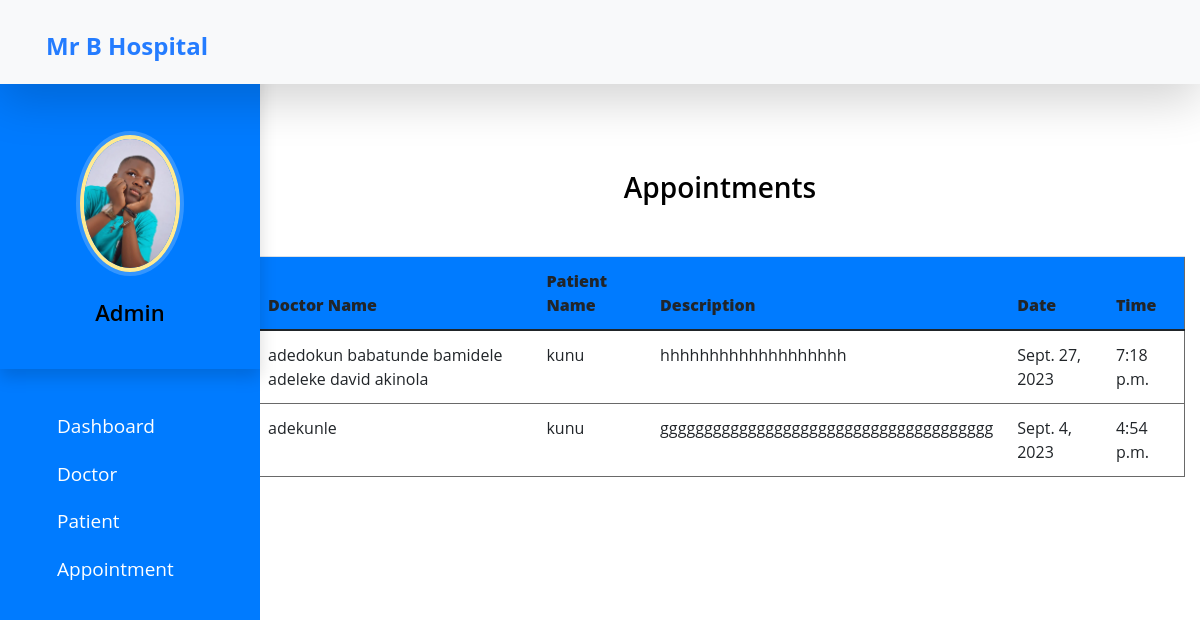
The app's page /adminav/ with its own data.
### HospitalManagement/models.py (models this page shows, shortened)
class Appointment(models.Model):
    doctor = models.ForeignKey(Doctor,on_delete=models.CASCADE)
    patient = models.ForeignKey(Patient,on_delete=models.CASCADE)
    appointmentdate=models.DateField()
    appointmenttime=models.TimeField()
    description=models.TextField(max_length=100)
    status=models.BooleanField(default=False)

class Doctor(models.Model):
    name = models.CharField(max_length=50)
    mobile= models.IntegerField()
    address=models.CharField(max_length=200)
    specialization = models.CharField(max_length=50,choices=specialization,default='Cardiologist')
    status=models.BooleanField(default=False)
    def __str__(self):
        return self.name

class Patient(models.Model):
    name = models.CharField(max_length=50)
    image= models.ImageField('profile' ,upload_to='images/',null=True,blank=True)
    gender= models.CharField(max_length=10)
    mobile= models.IntegerField(null=True,blank=True)
    address=models.CharField(max_length=200)
    symptoms=models.CharField(max_length=100 ,null=True,blank=True)
    status=models.BooleanField(default=False)
    def __str__(self):
        return self.name

### HospitalManagement/views.py (the view)
# urls.py: path('adminav/', admin_view_appointment , name="admin_view_appointment"),
def admin_view_appointment(request):
    appointments=Appointment.objects.all().order_by('-id')
    context={
    'appointments': appointments,
    }
    return render(request,"HospitalManagement/admin_view_appointment.html",context)

### HospitalManagement/templates/HospitalManagement/admin_view_appointment.html (shortened to what this page needs)
{% extends 'admin_base.html' %}
{% load static %}
{% block main %}
<head>
</head>
<div class="container">
  <div class="panel panel-primary">
    <div class="panel-heading mt-4 mb-5">
      <h4 class="panel-title">Appointments</h4>
    </div>
    <table class="table table-hover" id="dev-table" style="border: 1px solid rgb(105, 105, 105);">
      <thead class="bg-primary ">
        <tr>
          <th style="font-weight: 900;">Doctor Name</th>
          <th style="font-weight: 900;">Patient Name</th>
          <th style="font-weight: 900;">Description</th>
          <th style="font-weight: 900;">Date</th>
          <th style="font-weight: 900;">Time</th>
        </tr>
      </thead>
      {% for a in appointments %}
      <tr>
        <td> {{a.doctor}}</td>
        <td>{{a.patient}}</td>
        <td>{{a.description}}</td>
        <td>{{a.appointmentdate}}</td>
        <td>{{a.appointmenttime}}</td>
      </tr>
      {% endfor %}
    </table>
  </div>
</div>
{% endblock  %}

### static/style.css (style rules this page uses)
body { padding-left: 240px; }

### static/css/templatemo-medic-care.css (style rules this page uses)
:root { --white-color: #FFFFFF; --primary-color: #247cff; --section-bg-color: #F9F9F9; --dark-color: #000000; --title-color: #565758; --p-color: #717275; --border-color: #eaeaea; --body-font-family: 'Open Sans', sans-serif; --h1-font-size: 48px; --h2-font-size: 36px; --h3-font-size: 32px; --h4-font-size: 28px; --h5-font-size: 24px; --h6-font-size: 22px; --p-font-size: 18px; --menu-font-size: 16px; --font-weight-light: 300; --font-weight-normal: 400; --font-weight-semibold: 600; --font-weight-bold: 700; }
body { background: var(--white-color); font-family: var(--body-font-family); position: relative; padding-top: 94px; }
h2, h3, h4, h5, h6 { color: var(--dark-color); line-height: inherit; }
h1, h2, h3, h4, h5, h6 { font-weight: var(--font-weight-semibold); }
h4 { font-size: var(--h4-font-size); }

### HospitalManagement/templates/HospitalManagement/admin_view_appointment.html (style rules this page uses)
h4 { text-align: center; }

### records on screen
Appointment: doctor "adedokun babatunde bamidele adeleke david akinola", patient "kunu", description "hhhhhhhhhhhhhhhhhhh", appointmentdate "Sept. 27, 2023", appointmenttime "7:18 p.m."
Appointment: doctor "adekunle", patient "kunu", description "gggggggggggggggggggggggggggggggggggggg", appointmentdate "Sept. 4, 2023", appointmenttime "4:54 p.m."
